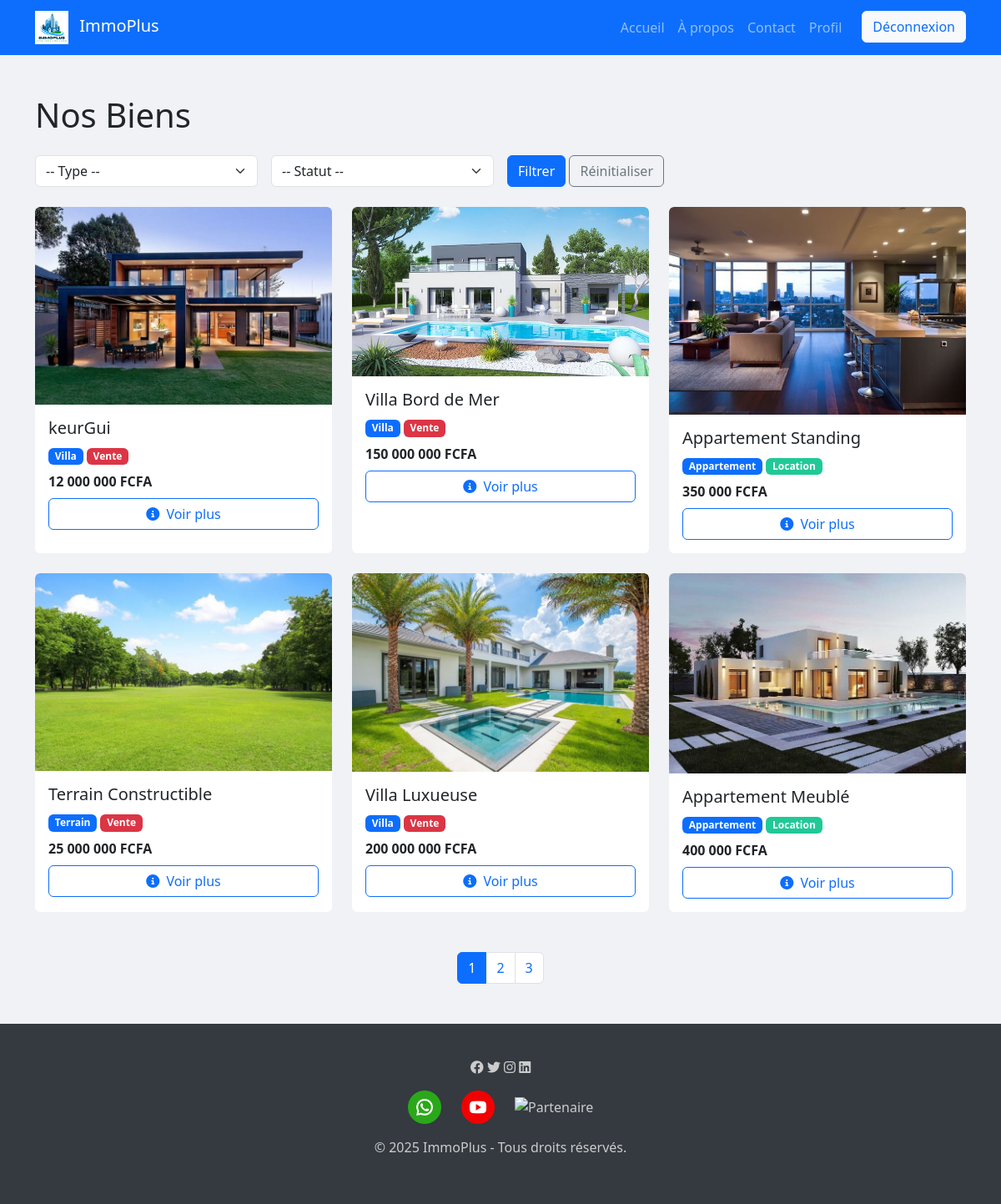
The page /biens.php on the database its author committed.
### tables this page shows
CREATE TABLE `biens` (
  `id` int(11) NOT NULL,
  `titre` varchar(255) NOT NULL,
  `description` text DEFAULT NULL,
  `type` enum('villa','appartement','terrain') NOT NULL,
  `statut` enum('vente','location') NOT NULL,
  `prix` decimal(12,2) NOT NULL,
  `adresse` varchar(255) DEFAULT NULL,
  `image_principale` varchar(255) DEFAULT NULL,
  `autres_images` text DEFAULT NULL,
  `date_publication` datetime DEFAULT current_timestamp()
);

### biens.php (the view, shortened to what this page needs)
<?php
require_once 'config.php';
$perPage = 6;
$page = isset($_GET['page']) ? max((int)$_GET['page'], 1) : 1;
$offset = ($page - 1) * $perPage;
$query = "SELECT * FROM biens WHERE 1";
$params = [];
$totalStmt = $pdo->prepare($query);
$totalStmt->execute($params);
$totalBiens = $totalStmt->rowCount();
$query .= " ORDER BY date_publication DESC LIMIT $perPage OFFSET $offset";
$stmt = $pdo->prepare($query);
$stmt->execute($params);
$biens = $stmt->fetchAll();
$totalPages = ceil($totalBiens / $perPage);
?>
<!DOCTYPE html>
<html lang="fr">
<head>
  <link href="https://cdn.jsdelivr.net/npm/bootstrap@5.3.3/dist/css/bootstrap.min.css" rel="stylesheet">
  <link href="https://cdnjs.cloudflare.com/ajax/libs/font-awesome/6.4.0/css/all.min.css" rel="stylesheet">
</head>
<body>
<nav class="navbar navbar-expand-lg navbar-dark bg-primary">
  <div class="container">
    <a class="navbar-brand" href="dashboard.php">
      <img src="logo.png" alt="Logo" width="40" class="me-2">
      ImmoPlus
    </a>
    <div class="collapse navbar-collapse" id="navMenu">
      <ul class="navbar-nav ms-auto">
        <li class="nav-item"><a class="nav-link" href="dashboard.php">Accueil</a></li>
        <li class="nav-item"><a class="nav-link" href="about.php">À propos</a></li>
        <li class="nav-item"><a class="nav-link" href="contact.php">Contact</a></li>
        <li class="nav-item"><a class="nav-link" href="profile.php">Profil</a></li>
        <li class="nav-item">
          <a href="logout.php" class="btn btn-light text-primary ms-3">Déconnexion</a>
        </li>
      </ul>
    </div>
  </div>
</nav>
<div class="container my-5">
  <h1 class="mb-4">Nos Biens</h1>
  <form class="row g-3 mb-4" method="get">
    <div class="col-md-3">
      <select name="type" class="form-select">
        <option value="">-- Type --</option>
      </select>
    </div>
    <div class="col-md-3">
      <select name="statut" class="form-select">
        <option value="">-- Statut --</option>
      </select>
    </div>
    <div class="col-auto">
      <button type="submit" class="btn btn-primary">Filtrer</button>
      <a href="biens.php" class="btn btn-outline-secondary">Réinitialiser</a>
    </div>
  </form>
  <div class="row">
    <?php if ($biens) : ?>
      <?php foreach ($biens as $bien) : ?>
        <div class="col-md-4 mb-4">
          <div class="card h-100">
            <img src="uploads/<?= htmlspecialchars($bien['image_principale']); ?>" class="card-img-top" alt="Image Bien">
            <div class="card-body">
              <h5 class="card-title"><?= htmlspecialchars($bien['titre']); ?></h5>
              <p class="mb-2">
                <span class="badge badge-type"><?= ucfirst($bien['type']); ?></span>
                <?php if ($bien['statut'] === 'vente') : ?>
                  <span class="badge badge-statut-vente">Vente</span>
                <?php else : ?>
                  <span class="badge badge-statut-location">Location</span>
                <?php endif; ?>
              </p>
              <p class="fw-bold mb-2"><?= number_format($bien['prix'], 0, ',', ' '); ?> FCFA</p>
              <a href="detail.php?id=<?= $bien['id']; ?>" class="btn btn-outline-primary w-100">
                <i class="fas fa-info-circle me-1"></i> Voir plus
              </a>
            </div>
          </div>
        </div>
      <?php endforeach; ?>
    <?php else : ?>
      <p class="text-center">Aucun bien trouvé pour ces critères.</p>
    <?php endif; ?>
  </div>
  <?php if ($totalPages > 1) : ?>
    <nav class="mt-4">
      <ul class="pagination justify-content-center">
        <?php for ($i = 1; $i <= $totalPages; $i++) : ?>
          <li class="page-item <?= $i === $page ? 'active' : ''; ?>">
            <a class="page-link" href="?<?= http_build_query(array_merge($_GET, ['page' => $i])); ?>">
              <?= $i; ?>
            </a>
          </li>
        <?php endfor; ?>
      </ul>
    </nav>
  <?php endif; ?>
</div>
<footer>
  <div class="container text-center">
    <div class="mb-3">
      <a href="#"><i class="fab fa-facebook social-icons"></i></a>
      <a href="#"><i class="fab fa-twitter social-icons"></i></a>
      <a href="#"><i class="fab fa-instagram social-icons"></i></a>
      <a href="#"><i class="fab fa-linkedin social-icons"></i></a>
    </div>
    <div class="partners mb-3">
      <img src="whatsapp.png" alt="WhatsApp">
      <img src="youtube.png" alt="YouTube">
      <img src="assets/img/partner3.png" alt="Partenaire">
    </div>
    <p>&copy; <?= date('Y'); ?> ImmoPlus - Tous droits réservés.</p>
  </div>
</footer>
</body>
</html>

### biens.php (style rules this page uses)
body { background: #f0f2f5; }
.card { border: none; overflow: hidden; transition: transform .3s, box-shadow .3s; }
.card-img-top { transition: transform .5s; }
.badge-type { background: #0d6efd; }
.badge-statut-vente { background: #dc3545; }
.badge-statut-location { background: #20c997; }
footer { background: #343a40; color: #ccc; padding: 40px 0; }
footer a { color: #ccc; text-decoration: none; }
.partners img { height: 40px; margin: 0 10px; }

### rows shown on the page
biens: image_principale (picture), titre "keurGui", type "Villa", statut "Vente", prix "12 000 000"
biens: image_principale (picture), titre "Villa Bord de Mer", type "Villa", statut "Vente", prix "150 000 000"
biens: image_principale (picture), titre "Appartement Standing", type "Appartement", statut "Location", prix "350 000"
biens: image_principale (picture), titre "Terrain Constructible", type "Terrain", statut "Vente", prix "25 000 000"
biens: image_principale (picture), titre "Villa Luxueuse", type "Villa", statut "Vente", prix "200 000 000"
biens: image_principale (picture), titre "Appartement Meublé", type "Appartement", statut "Location", prix "400 000"
